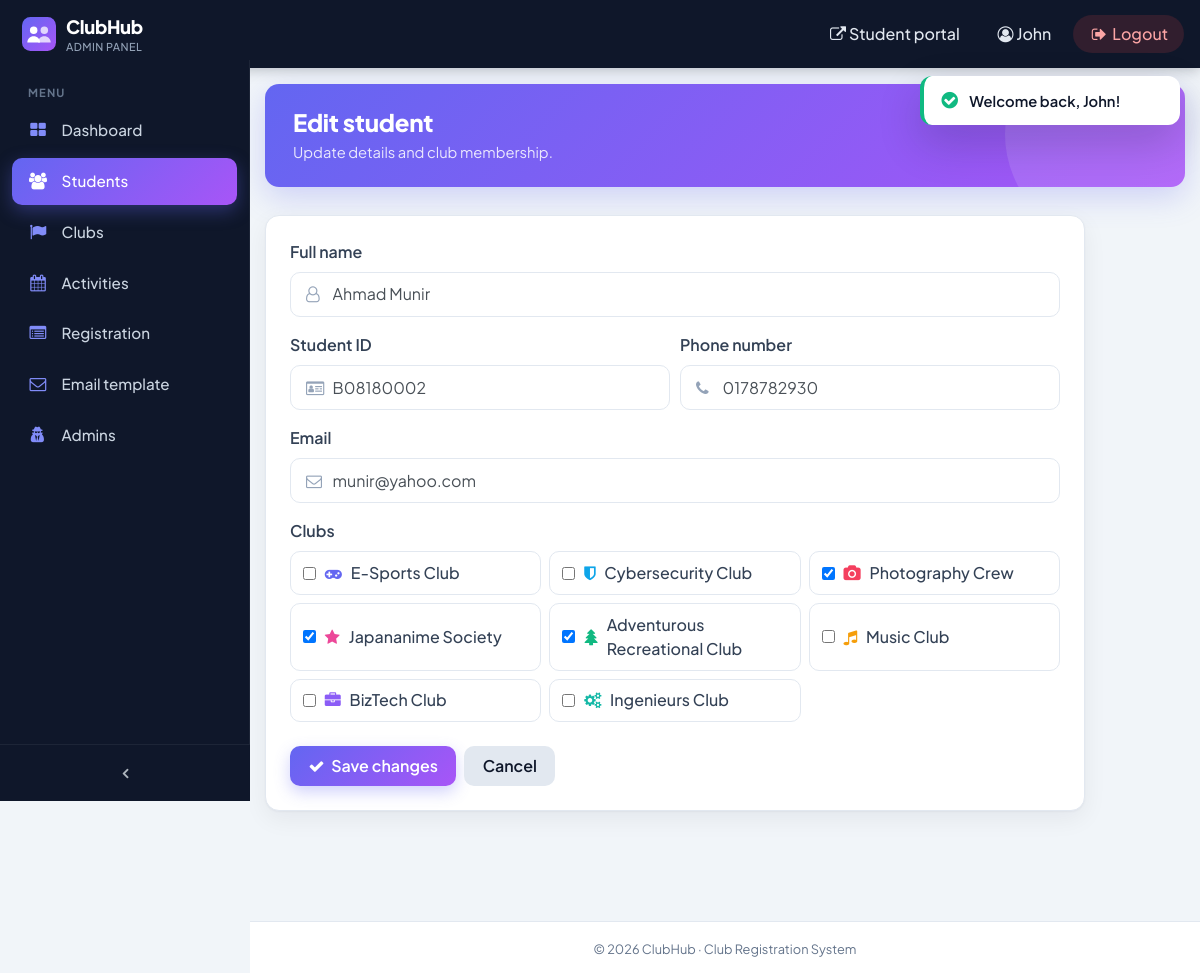
The page /club-unimy/edituser.php?id_user=1 (signed in) on the database its author committed.
### tables this page shows
CREATE TABLE `user` (
  `id_user` int(100) NOT NULL,
  `name_user` varchar(200) NOT NULL,
  `studentid_user` varchar(200) NOT NULL,
  `email_user` varchar(200) NOT NULL,
  `phone_user` varchar(200) NOT NULL,
  `club_user` varchar(200) NOT NULL,
  `created_at` timestamp NOT NULL DEFAULT CURRENT_TIMESTAMP
);

### club-unimy/lib/app.php (called while the page is built, shortened)
<?php
require_once APP_ROOT . '/config-mysqli.php';
mysqli_set_charset($conn, 'utf8mb4');
function db(): mysqli
{
    global $conn;
    return $conn;
}
function q(string $sql, array $params = [])
{
    $stmt = db()->prepare($sql);
    if ($params) {
        $stmt->bind_param(str_repeat('s', count($params)), ...array_map('strval', $params));
    }
    $stmt->execute();
    $res = $stmt->get_result();
    return $res === false ? true : $res;
}
function row(string $sql, array $params = []): ?array
{
    return q($sql, $params)->fetch_assoc() ?: null;
}
function e($v): string
{
    return htmlspecialchars((string)$v, ENT_QUOTES, 'UTF-8');
}
function club_list(?string $stored): array
{
    return array_values(array_filter(array_map('trim', explode(',', (string)$stored))));
}

### club-unimy/edituser.php (the view, shortened to what this page needs)
<?php
require_once __DIR__ . '/lib/layout.php';
$id = (int)($_GET['id_user'] ?? 0);
$student = $id ? row("SELECT * FROM user WHERE id_user = ?", [$id]) : null;
$errors = [];
$data = $student ?: ['name_user' => '', 'studentid_user' => '', 'email_user' => '', 'phone_user' => '', 'club_user' => ''];
$mine = club_list($data['club_user']);
function field(string $name, string $label, string $icon, array $data, array $errors, string $type = 'text'): void { ?>
    <div class="form-group">
        <label for="<?= $name ?>"><?= $label ?></label>
        <div class="cb-input-wrap">
            <i class="fa <?= $icon ?>"></i>
            <input type="<?= $type ?>" name="<?= $name ?>" id="<?= $name ?>" value="<?= e($data[$name]) ?>"
                class="form-control<?= isset($errors[$name]) ? ' is-invalid' : '' ?>" required>
        </div>
    </div>
<?php }
?>
<div class="card cb-form-card mb-4">
    <div class="card-body p-4">
        <form method="post">
            <?php field('name_user', 'Full name', 'fa-user-o', $data, $errors); ?>
            <div class="form-row">
                <div class="col-md-6"><?php field('studentid_user', 'Student ID', 'fa-id-card-o', $data, $errors); ?></div>
                <div class="col-md-6"><?php field('phone_user', 'Phone number', 'fa-phone', $data, $errors, 'tel'); ?></div>
            </div>
            <label class="d-block mt-2">Clubs</label>
            <div class="cb-check-grid mb-4">
                <?php foreach (CLUBS as $type => $c) { ?>
                <label>
                    <input type="checkbox" name="clubs[]" value="<?= e($c['keyword']) ?>" <?= in_array($c['keyword'], $mine, true) ? 'checked' : '' ?>>
                    <i class="fa <?= $c['icon'] ?>" style="color:<?= $c['color'] ?>"></i>
                    <span><?= e($c['name']) ?></span>
                </label>
                <?php } ?>
            </div>
            <div class="d-flex flex-wrap" style="gap:.5rem">
                <button class="btn btn-primary"><i class="fa fa-check mr-1"></i> <?= $id ? 'Save changes' : 'Add student' ?></button>
                <a href="students.php" class="btn btn-secondary">Cancel</a>
            </div>
        </form>
    </div>
</div>

### club-unimy/css/sb-admin.css (style rules this page uses)
html { position: relative; min-height: 100%; }
body { overflow-x: hidden; }
body.sticky-footer { margin-bottom: 56px; }
body.fixed-nav { padding-top: 56px; }

### club-unimy/css/theme.css (style rules this page uses)
:root { --cb-primary: #6366f1; --cb-primary-600: #4f46e5; --cb-accent: #a855f7; --cb-gradient: linear-gradient(135deg, #6366f1 0%, #a855f7 100%); --cb-sidebar: #0f172a; --cb-sidebar-2: #1e293b; --cb-bg: #f1f5f9; --cb-surface: #ffffff; --cb-text: #0f172a; --cb-muted: #64748b; --cb-border: #e2e8f0; --cb-success: #10b981; --cb-danger: #ef4444; --cb-warning: #f59e0b; --cb-radius: 14px; --cb-shadow: 0 1px 2px rgba(15, 23, 42, .04), 0 8px 24px rgba(15, 23, 42, .06); }
html, body { font-family: "Plus Jakarta Sans", system-ui, -apple-system, "Segoe UI", Roboto, sans-serif !important; color: var(--cb-text); }
body, body.bg-dark { background: var(--cb-bg) !important; }
a { color: var(--cb-primary-600); }
.card { border: 1px solid var(--cb-border) !important; border-radius: var(--cb-radius) !important; box-shadow: var(--cb-shadow); background: var(--cb-surface); overflow: hidden; }
.btn { border-radius: 10px !important; font-weight: 600 !important; padding: .5rem 1.15rem; border: 0 !important; transition: transform .15s, box-shadow .15s, filter .15s; }
.btn-primary, .btn-info { background: var(--cb-gradient) !important; color: #fff !important; box-shadow: 0 6px 16px rgba(99, 102, 241, .3); }
.btn-secondary { background: #e2e8f0 !important; color: var(--cb-text) !important; }
.form-control { border: 1px solid var(--cb-border); border-radius: 10px; padding: .6rem .9rem; height: auto; transition: border-color .15s, box-shadow .15s; }
label, .control-label { font-weight: 600; color: #334155; }
.cb-input-wrap { position: relative; }
.cb-input-wrap i { position: absolute; left: 1rem; top: 50%; transform: translateY(-50%); color: #94a3b8; }
.cb-input-wrap .form-control { padding-left: 2.6rem; }
.cb-form-card { max-width: 820px; }
.cb-check-grid { display: grid; grid-template-columns: repeat(auto-fill, minmax(220px, 1fr)); gap: .5rem; }
.cb-check-grid label { display: flex; align-items: center; gap: .55rem; border: 1px solid var(--cb-border); border-radius: 10px; padding: .55rem .75rem; margin: 0; cursor: pointer; font-weight: 500; }

### rows shown on the page
user: name_user "Ahmad Munir", studentid_user "B08180002", phone_user "0178782930", email_user "munir@yahoo.com", club_user "☑"

### other values the page prints
APP_NAME "ClubHub"
$label "Dashboard"
$label "Students"
$label "Clubs"
$label "Activities"
$label "Registration"
$label "Email template"
$label "Admins"
$_SESSION['u_first'] "John"
$title "Edit student"
$subtitle "Update details and club membership."
$label "Full name Student ID Phone number Email"
$c['name'] "E-Sports Club"
$c['name'] "Cybersecurity Club"
$c['name'] "Photography Crew"
